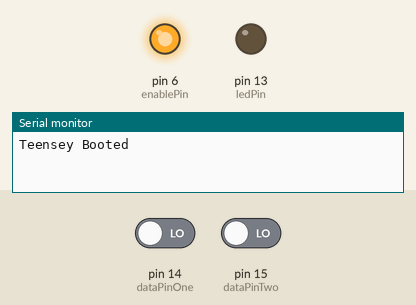
This sketch was run on a simulated Arduino Mega 2560, built for the host (arithmetic inside an expression is 32-bit, double 64-bit). On the bench: output pins drawn as LEDs (lit = HIGH), the last lines printed to the serial monitor. Inputs (shaded band) come from the test bench; at power-on: pin 15 (dataPinTwo) LOW, pin 14 (dataPinOne) LOW.

Above: at 1.2 s.
1.3 s: pin 15 (dataPinTwo) driven HIGH
At 1.6 s:
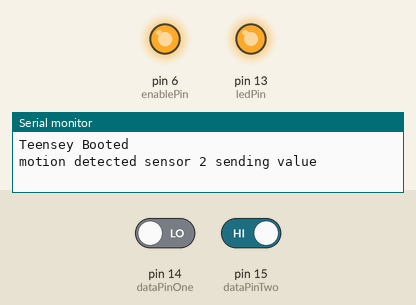
2.8 s: pin 15 (dataPinTwo) driven LOW
At 3.5 s:
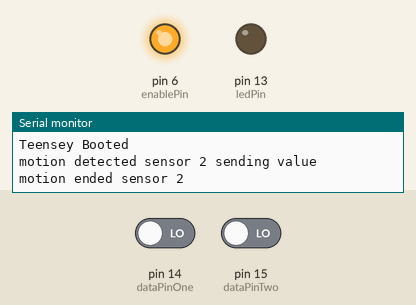
Timing chart, 0 to 5.8 s (numbered marks = the images above; inputs shaded):
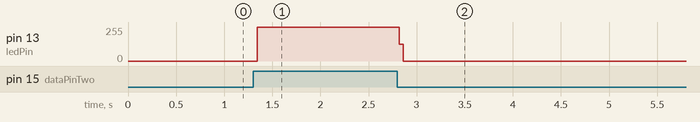

Measured:
- after the input at 1.3 s, pin 13 (ledPin): 0/255 → 253/255 at once
- after the input at 2.8 s, pin 13 (ledPin): 253/255 → 0/255 at once

The sketch:

Ragnor_Follower_Code_Any_Box.ino
```cpp
/**
   Follower Code
   Using Teensey 3.2
**/

//uncomment to debug
#define DEBUG

#define HWSERIAL Serial2 //communicate to leader

#define enablePin 6 //High to send data low to receive data change to 8 for teensey3.2
#define ledPin 13 //visual indication
#define dataPinOne 14 //collects data to send to leader
#define dataPinTwo 15 //collects data to send to leader

byte valPirOne = 0; // pir value
int pirStateOne = LOW; //state of pir sensor

byte valPirTwo = 0;
int pirStateTwo = LOW;

void setup() {

#ifdef DEBUG
  Serial.begin(9600);
  Serial.println("Teensey Booted");
#endif

  HWSERIAL.begin(9600);

  //rs485 communicatino protocol
  pinMode(enablePin, OUTPUT); //IO pin configuration
  digitalWrite(enablePin, HIGH); //Always high because we send data constantly

  pinMode(ledPin, OUTPUT); //led pin configuration
  pinMode(dataPinOne, INPUT_PULLDOWN); //input pin for pir sensor
  pinMode(dataPinTwo, INPUT_PULLDOWN);

}

void loop() {
  pirDetection();
}

void pirDetection() {
  valPirOne = digitalRead(dataPinOne);
  valPirTwo = digitalRead(dataPinTwo);

  //sensor 1 motion detected
  if (valPirOne == HIGH) {
    digitalWrite(ledPin, HIGH);
    if (pirStateOne == LOW) {
      HWSERIAL.write(2);
#ifdef DEBUG
      Serial.println("motion detected sensor 1 sending value");
#endif
      pirStateOne = HIGH;
    }
  }
  //sensor motion capture over
  if (valPirOne == LOW) {
    digitalWrite(ledPin, LOW);
    if (pirStateOne == HIGH) {
      HWSERIAL.write(0);
#ifdef DEBUG
      Serial.println("motion ended sensor 1"); //takes 3 seconds to reset
#endif
      pirStateOne = LOW;
    }
  }
  //sensor 2
  if (valPirTwo == HIGH) {
    digitalWrite(ledPin, HIGH);
    if (pirStateTwo == LOW) {
      HWSERIAL.write(3);
#ifdef DEBUG
      Serial.println("motion detected sensor 2 sending value");
#endif
      pirStateTwo = HIGH;
    }
  }

  if (valPirTwo == LOW) {
    digitalWrite(ledPin, LOW);
    if (pirStateTwo == HIGH) {
      HWSERIAL.write(1);
#ifdef DEBUG
      Serial.println("motion ended sensor 2"); //takes 3 seconds to reset
#endif
      pirStateTwo = LOW;
    }
  }
}
```
